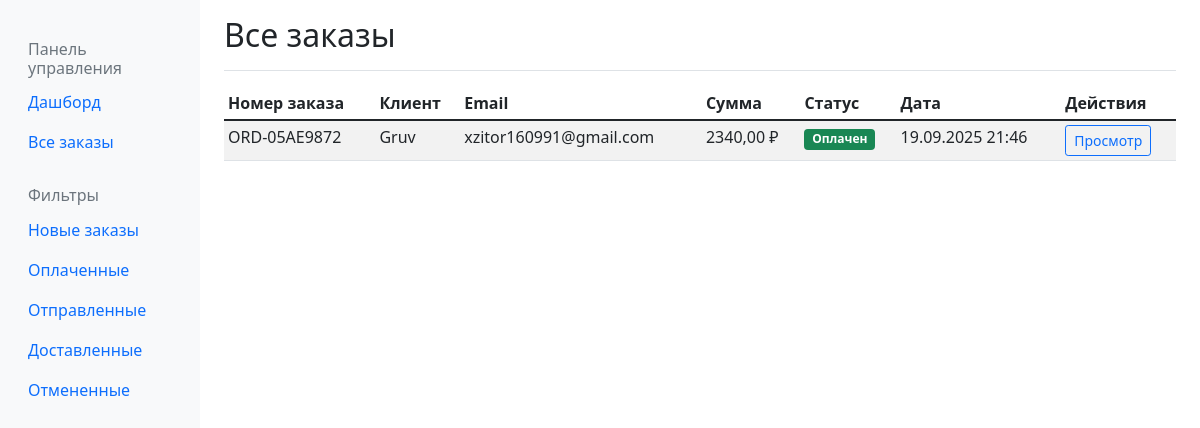
The page /orders-admin/orders/?status=paid (signed in) on the database its author committed.
### orders/models.py (models this page shows, shortened)
class Order(models.Model):
    STATUS_CHOICES = [
        ('new', 'Новый'),
        ('paid', 'Оплачен'),
        ('shipped', 'Отправлен'),
        ('delivered', 'Доставлен'),
        ('cancelled', 'Отменен'),
    ]
    order_number = models.CharField(max_length=20, unique=True, verbose_name="Номер заказа")
    customer_name = models.CharField(max_length=100, verbose_name="Имя клиента")
    customer_email = models.EmailField(verbose_name="Email клиента")
    customer_phone = models.CharField(max_length=20, verbose_name="Телефон клиента")
    delivery_address = models.TextField(verbose_name="Адрес доставки")
    total_amount = models.DecimalField(max_digits=10, decimal_places=2, verbose_name="Сумма заказа")
    status = models.CharField(max_length=20, choices=STATUS_CHOICES, default='new', verbose_name="Статус")
    created_at = models.DateTimeField(auto_now_add=True, verbose_name="Дата создания")
    updated_at = models.DateTimeField(auto_now=True, verbose_name="Дата обновления")
    payment_id = models.CharField(max_length=100, blank=True, verbose_name="ID платежа")
    class Meta:
        verbose_name = "Заказ"
        verbose_name_plural = "Заказы"
        ordering = ['-created_at']

### orders_admin/views.py (the view)
# urls.py: path('orders/', views.order_list, name='order_list'),
@login_required
@user_passes_test(is_admin)
def order_list(request):
    orders = Order.objects.all().order_by('-created_at')
    status = request.GET.get('status')
    if status:
        orders = orders.filter(status=status)
    context = {
        'orders': orders,
        'current_status': status,
    }
    return render(request, 'orders_admin/order_list.html', context)

### orders_admin/views.py (called while the page is built)
def is_admin(user):
    return user.is_staff

### orders_admin/templates/orders_admin/order_list.html (shortened to what this page needs)
{% extends 'orders_admin/base.html' %}
{% block page_title %}Все заказы{% endblock %}
{% block content %}
<div class="table-responsive">
    <table class="table table-striped table-sm">
        <thead>
            <tr>
                <th>Номер заказа</th>
                <th>Клиент</th>
                <th>Email</th>
                <th>Сумма</th>
                <th>Статус</th>
                <th>Дата</th>
                <th>Действия</th>
            </tr>
        </thead>
        <tbody>
            {% for order in orders %}
            <tr>
                <td>{{ order.order_number }}</td>
                <td>{{ order.customer_name }}</td>
                <td>{{ order.customer_email }}</td>
                <td>{{ order.total_amount }} ₽</td>
                <td>
                    <span class="badge bg-{% if order.status == 'new' %}warning{% elif order.status == 'paid' %}success{% elif order.status == 'shipped' %}info{% elif order.status == 'delivered' %}primary{% else %}secondary{% endif %}">
                        {{ order.get_status_display }}
                    </span>
                </td>
                <td>{{ order.created_at|date:"d.m.Y H:i" }}</td>
                <td>
                    <a href="{% url 'orders_admin:order_detail' order.id %}" class="btn btn-sm btn-outline-primary">Просмотр</a>
                </td>
            </tr>
            {% empty %}
            <tr>
                <td colspan="7" class="text-center">Нет заказов</td>
            </tr>
            {% endfor %}
        </tbody>
    </table>
</div>
{% endblock %}

### rows shown on the page
Order: order_number "ORD-05AE9872", customer_name "Gruv", customer_email "xzitor160991@gmail.com", total_amount "2340,00", status "Оплачен", created_at "19.09.2025 21:46"
